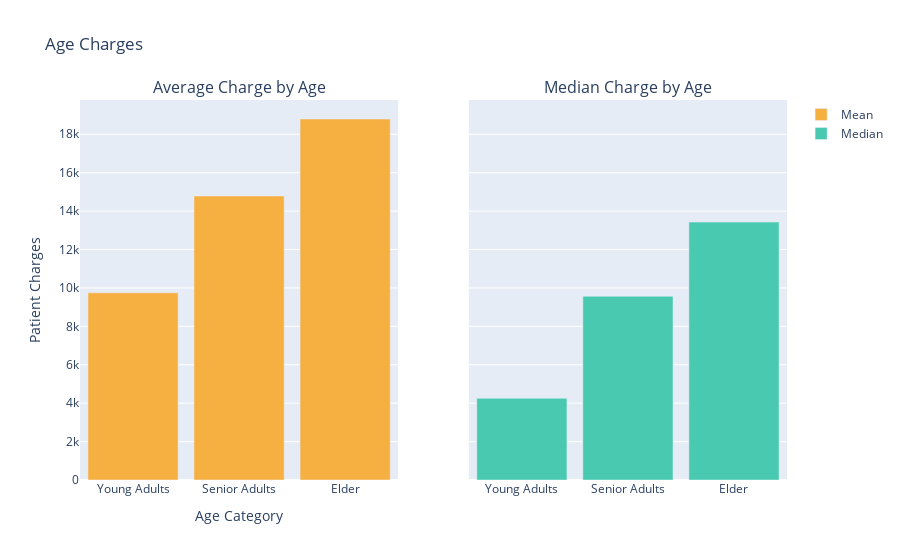

Notebook cell for this chart:
### Markdown cell above
### Who got charged more on Average by Age?¶

### Code cell
# Mean could be affected easily by outliers or extreme cases.
# Means
avg_ya_charge = df["charges"].loc[df["age_cat"] == "Young Adult"].mean()
avg_sa_charge = df["charges"].loc[df["age_cat"] == "Senior Adult"].mean()
avg_e_charge = df["charges"].loc[df["age_cat"] == "Elder"].mean()
# Median
med_ya_charge = df["charges"].loc[df["age_cat"] == "Young Adult"].median()
med_sa_charge = df["charges"].loc[df["age_cat"] == "Senior Adult"].median()
med_e_charge = df["charges"].loc[df["age_cat"] == "Elder"].median()

average_plot = go.Bar(
    x=['Young Adults', 'Senior Adults', 'Elder'],
    y=[avg_ya_charge, avg_sa_charge, avg_e_charge],
    name='Mean',
    marker=dict(color="#F5B041"))
med_plot = go.Bar(
    x=['Young Adults', 'Senior Adults', 'Elder'],
    y=[med_ya_charge, med_sa_charge, med_e_charge],
    name='Median',
    marker=dict(color="#48C9B0"))
fig = tools.make_subplots(rows=1, cols=2, specs=[[{}, {}]],
                          subplot_titles=('Average Charge by Age','Median Charge by Age'),
                         shared_yaxes=True, print_grid=False)
fig.append_trace(average_plot, 1, 1)
fig.append_trace(med_plot, 1, 2)
fig['layout'].update(showlegend=True, title='Age Charges', xaxis=dict(title="Age Category"), yaxis=dict(title="Patient Charges"), bargap=0.15)
iplot(fig, filename='custom-sized-subplot-with-subplot-titles')

### Figure 1 — Plotly figure (JSON) as saved in the notebook; plotly's stock layout.template omitted (floating-point values rounded to 4 significant figures)
{"data": [{"marker": {"color": "#F5B041"}, "name": "Mean", "type": "bar", "x": ["Young Adults", "Senior Adults", "Elder"], "xaxis": "x", "y": [9744.0, 14790.0, 18800.0], "yaxis": "y"}, {"marker": {"color": "#48C9B0"}, "name": "Median", "type": "bar", "x": ["Young Adults", "Senior Adults", "Elder"], "xaxis": "x2", "y": [4252.0, 9565.0, 13430.0], "yaxis": "y2"}], "layout": {"annotations": [{"font": {"size": 16}, "showarrow": false, "text": "Average Charge by Age", "x": 0.225, "xanchor": "center", "xref": "paper", "y": 1, "yanchor": "bottom", "yref": "paper"}, {"font": {"size": 16}, "showarrow": false, "text": "Median Charge by Age", "x": 0.775, "xanchor": "center", "xref": "paper", "y": 1, "yanchor": "bottom", "yref": "paper"}], "bargap": 0.15, "showlegend": true, "title": {"text": "Age Charges"}, "xaxis": {"anchor": "y", "domain": [0, 0.45], "title": {"text": "Age Category"}}, "xaxis2": {"anchor": "y2", "domain": [0.55, 1]}, "yaxis": {"anchor": "x", "domain": [0, 1], "title": {"text": "Patient Charges"}}, "yaxis2": {"anchor": "x2", "domain": [0, 1], "matches": "y", "showticklabels": false}}}
